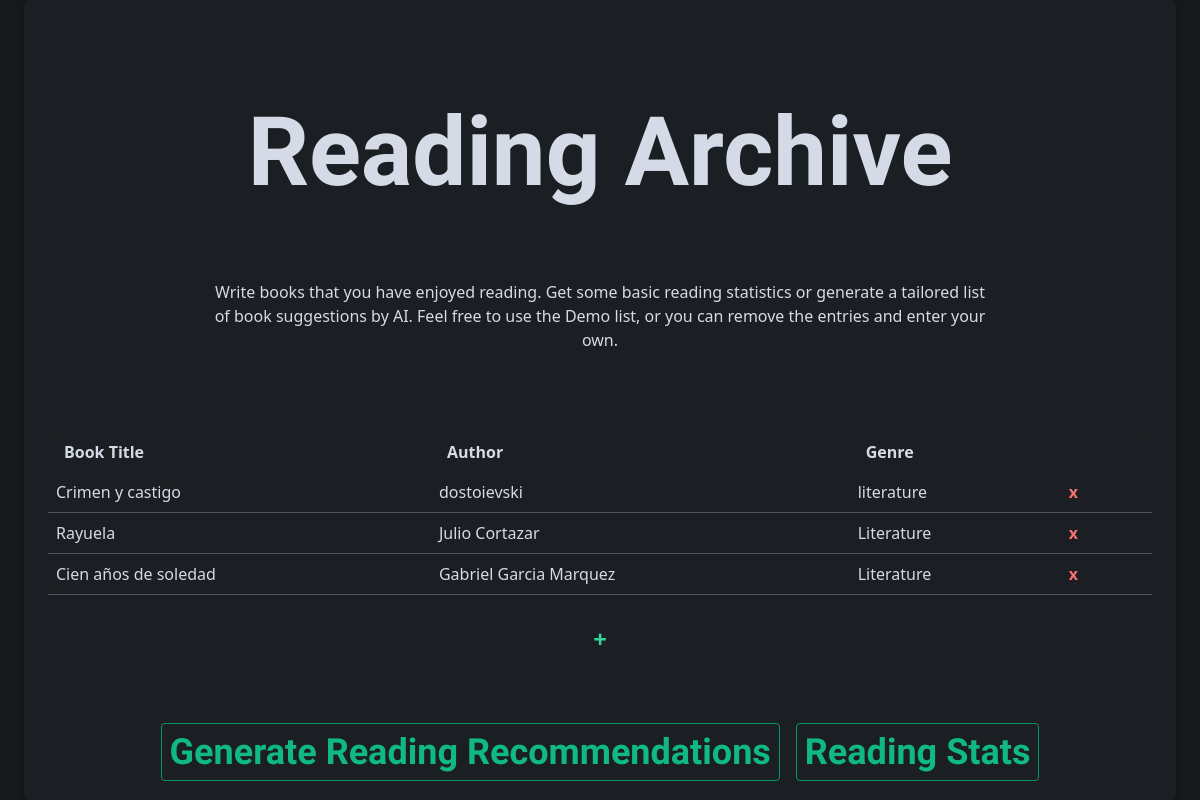
The app's page /, older data.
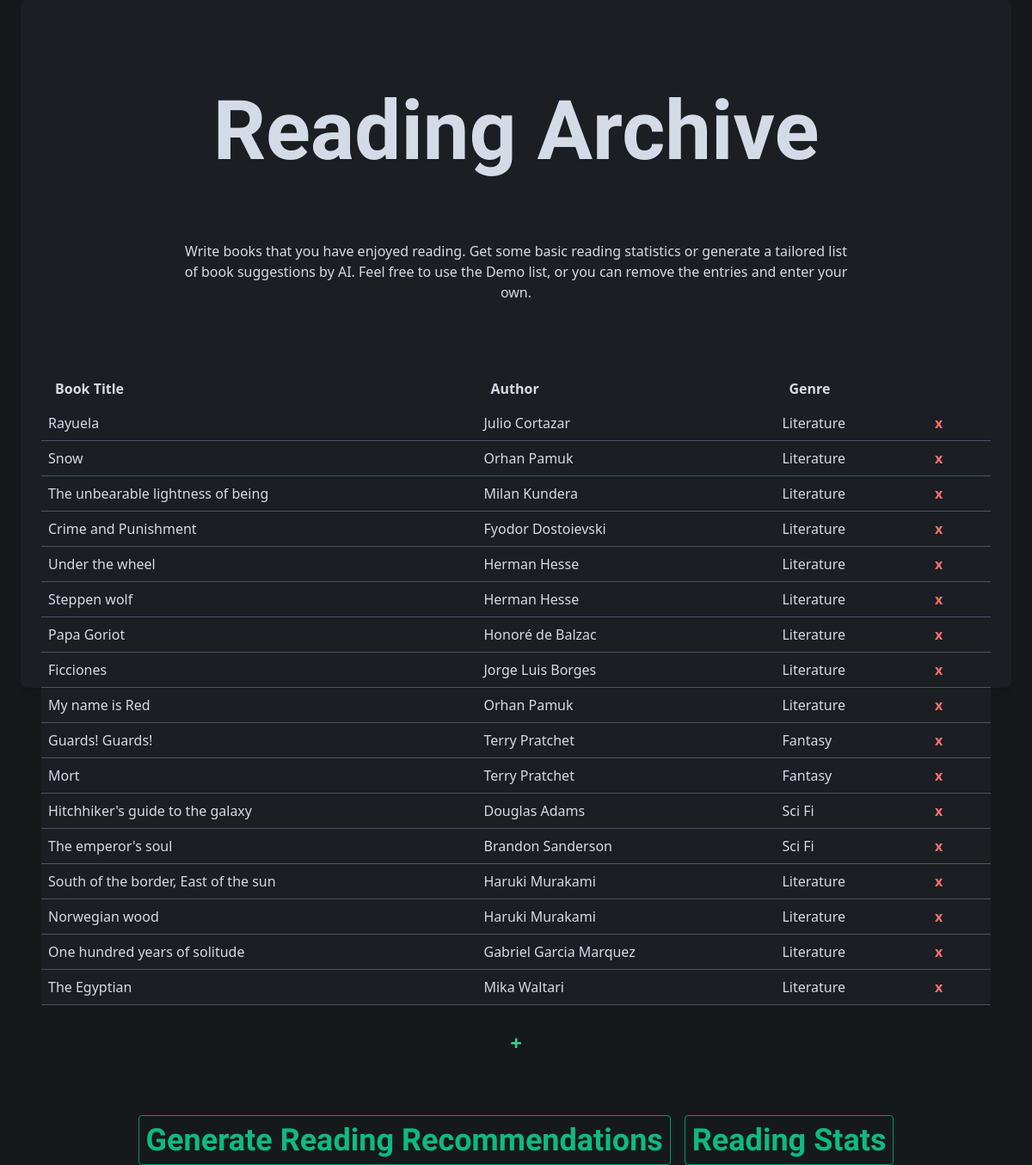
The same page, newer data.
### tables this page shows
CREATE TABLE books (
                id INTEGER PRIMARY KEY AUTOINCREMENT,
                title TEXT NOT NULL,
                author TEXT NOT NULL,
                genre TEXT NOT NULL
            );

### main.py (the view)
@app.get("/", response_class=HTMLResponse)
async def read_books(request: Request):
    with get_db_connection() as conn:
        books = conn.execute('SELECT * FROM books').fetchall()
    return templates.TemplateResponse("index.html", {"request": request, "books": books})

### templates/index.html (shortened to what this page needs)
<!DOCTYPE html>
<html lang="en">
<head>
    <link href="https://cdn.jsdelivr.net/npm/tailwindcss@2.2.19/dist/tailwind.min.css" rel="stylesheet">
</head>
<body class="flex items-center justify-center min-h-screen">
    <div class="w-full h-screen max-w-6xl p-6 bg-custom rounded-lg shadow-md mb-30">
        <h1 class="text-2xl font-bold mb-10 text-center text-8xl mt-20 "> Reading Archive</h1>
        <h2 class ="text-1xl m-40 mb-10 text-center mt-20 ">
            Write books that you have enjoyed reading. Get some basic reading statistics or generate a tailored list of
            book suggestions by AI. Feel free to use the Demo list, or you can remove the entries and enter your own.
        </h2>
        <div class="overflow-x-auto mb-6">
            <table class="min-w-full bg-custom rounded-lg text-left mt-10">
                <thead>
                    <tr class="bg-[#7e9c8c]">
                        <th class="py-2 px-4 font-bold text-[#d5dbe6]">Book Title</th>
                        <th class="py-2 px-4 font-bold text-[#d5dbe6]">Author</th>
                        <th class="py-2 px-4 font-bold text-[#d5dbe6]">Genre</th>
                    </tr>
                </thead>
                <tbody>
                    {% for book in books %}
                        <tr class="border-b border-gray-600">
                            <td class="py-2 px-2">{{ book['title'] }}</td>
                            <td class="py-2 px-2">{{ book['author'] }}</td>
                            <td class="py-2 px-2">{{ book['genre'] }}</td>
                            <td class="py-2 px-2 ">
                                <form action="/delete_book/" method="post" class="ml-2 inline">
                                    <button type="submit" class="hover:bg-red-900 font-bold text-red-400 rounded transition duration-300 px-2">x</button>
                                </form>
                            </td>
                        </tr>
                    {% endfor %}
                </tbody>
            </table>
        </div>
        <div class="flex justify-center mb-6">
            <button onclick="toggleAddBookForm()" class="text-green-400 p-1 hover:bg-green-900 rounded transition duration-300 font-bold text-2xl">+</button>
        </div>
        <div class="flex justify-center text-center mt-10 mb-10">
            <form action="/recommend/" method="post" class="mr-2" onsubmit="showLoadingMessage()">
                <button type="submit" class="w-full p-2 bg-[#1b1e22] hover:bg-gray-900 border border-green-600 rounded transition duration-300 text-1xl font-bold text-4xl text-green-500 tangerine-font"> Generate Reading Recommendations </button>
            </form>
            <form action="/reading_stats/" method="get" class="ml-2">
                <button type="submit" class="w-full p-2 bg-[#1b1e22] hover:bg-gray-900 border border-green-600 rounded transition duration-300 text-1xl font-bold text-4xl text-green-500 tangerine-font"> Reading Stats </button>
            </form>
        </div>
    </div>
</body>
</html>

Row changes from the older to the newer data that the page shows:
removed books: title "Crimen y castigo", author "dostoievski", genre "literature"
removed books: title "Cien años de soledad", author "Gabriel Garcia Marquez", genre "Literature"
added books: title "Snow", author "Orhan Pamuk", genre "Literature"
added books: title "The unbearable lightness of being", author "Milan Kundera", genre "Literature"
added books: title "Crime and Punishment", author "Fyodor Dostoievski", genre "Literature"
added books: title "Under the wheel", author "Herman Hesse", genre "Literature"
added books: title "Steppen wolf", author "Herman Hesse", genre "Literature"
added books: title "Papa Goriot", author "Honoré de Balzac", genre "Literature"
added books: title "Ficciones", author "Jorge Luis Borges", genre "Literature"
added books: title "My name is Red", author "Orhan Pamuk", genre "Literature"
added books: title "Guards! Guards!", author "Terry Pratchet", genre "Fantasy"
added books: title "Mort", author "Terry Pratchet", genre "Fantasy"
added books: title "Hitchhiker's guide to the galaxy", author "Douglas Adams", genre "Sci Fi"
added books: title "The emperor's soul", author "Brandon Sanderson", genre "Sci Fi"
added books: title "South of the border, East of the sun", author "Haruki Murakami", genre "Literature"
added books: title "Norwegian wood", author "Haruki Murakami", genre "Literature"
added books: title "One hundred years of solitude", author "Gabriel Garcia Marquez", genre "Literature"
added books: title "The Egyptian", author "Mika Waltari", genre "Literature"
